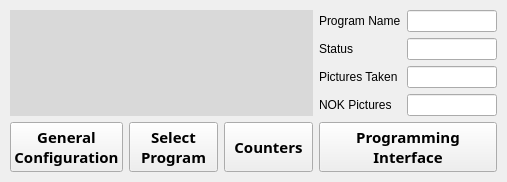
      <widget class="QWidget" name="ScreenMonitorMain">
       <layout class="QVBoxLayout" name="verticalLayout">
        <property name="leftMargin">
         <number>10</number>
        </property>
        <property name="topMargin">
         <number>10</number>
        </property>
        <property name="rightMargin">
         <number>10</number>
        </property>
        <property name="bottomMargin">
         <number>10</number>
        </property>
        <item>
         <layout class="QGridLayout" name="gridLayoutScreenMonitorMain">
          <item row="1" column="0">
           <widget class="QPushButton" name="buttonConfigScreenMonitorMain">
            <property name="sizePolicy">
             <sizepolicy hsizetype="Minimum" vsizetype="Fixed">
              <horstretch>1</horstretch>
              <verstretch>0</verstretch>
             </sizepolicy>
            </property>
            <property name="minimumSize">
             <size>
              <width>0</width>
              <height>50</height>
             </size>
            </property>
            <property name="font">
             <font>
              <family>Sitka</family>
              <pointsize>11</pointsize>
              <weight>75</weight>
              <bold>true</bold>
             </font>
            </property>
            <property name="text">
             <string>General
Configuration</string>
            </property>
           </widget>
          </item>
          <item row="1" column="1">
           <widget class="QPushButton" name="buttonSelectProgramScreenMonitorMain">
            <property name="sizePolicy">
             <sizepolicy hsizetype="Minimum" vsizetype="Fixed">
              <horstretch>1</horstretch>
              <verstretch>0</verstretch>
             </sizepolicy>
            </property>
            <property name="minimumSize">
             <size>
              <width>0</width>
              <height>50</height>
             </size>
            </property>
            <property name="font">
             <font>
              <family>Sitka</family>
              <pointsize>11</pointsize>
              <weight>75</weight>
              <bold>true</bold>
             </font>
            </property>
            <property name="text">
             <string>Select 
Program</string>
            </property>
           </widget>
          </item>
          <item row="1" column="2">
           <widget class="QPushButton" name="buttonCounterScreenMonitorMain">
            <property name="sizePolicy">
             <sizepolicy hsizetype="Minimum" vsizetype="Fixed">
              <horstretch>1</horstretch>
              <verstretch>0</verstretch>
             </sizepolicy>
            </property>
            <property name="minimumSize">
             <size>
              <width>0</width>
              <height>50</height>
             </size>
            </property>
            <property name="font">
             <font>
              <family>Sitka</family>
              <pointsize>11</pointsize>
              <weight>75</weight>
              <bold>true</bold>
             </font>
            </property>
            <property name="text">
             <string>Counters</string>
            </property>
           </widget>
          </item>
          <item row="0" column="0" colspan="3">
           <widget class="QLabel" name="labelImageScreenMonitorMain">
            <property name="palette">
             <palette>
              <active>
               <colorrole role="Base">
                <brush brushstyle="SolidPattern">
                 <color alpha="255">
                  <red>255</red>
                  <green>255</green>
                  <blue>255</blue>
                 </color>
                </brush>
               </colorrole>
               <colorrole role="Window">
                <brush brushstyle="SolidPattern">
                 <color alpha="255">
                  <red>217</red>
                  <green>217</green>
                  <blue>217</blue>
                 </color>
                </brush>
               </colorrole>
              </active>
              <inactive>
               <colorrole role="Base">
                <brush brushstyle="SolidPattern">
                 <color alpha="255">
                  <red>255</red>
                  <green>255</green>
                  <blue>255</blue>
                 </color>
                </brush>
               </colorrole>
               <colorrole role="Window">
                <brush brushstyle="SolidPattern">
                 <color alpha="255">
                  <red>217</red>
                  <green>217</green>
                  <blue>217</blue>
                 </color>
                </brush>
               </colorrole>
              </inactive>
              <disabled>
               <colorrole role="Base">
                <brush brushstyle="SolidPattern">
                 <color alpha="255">
                  <red>217</red>
                  <green>217</green>
                  <blue>217</blue>
                 </color>
                </brush>
               </colorrole>
               <colorrole role="Window">
                <brush brushstyle="SolidPattern">
                 <color alpha="255">
                  <red>217</red>
                  <green>217</green>
                  <blue>217</blue>
                 </color>
                </brush>
               </colorrole>
              </disabled>
             </palette>
            </property>
            <property name="autoFillBackground">
             <bool>true</bool>
            </property>
            <property name="text">
             <string/>
            </property>
            <property name="alignment">
             <set>Qt::AlignCenter</set>
            </property>
           </widget>
          </item>
          <item row="1" column="6">
           <widget class="QPushButton" name="buttonChangeToProgrammingMain">
            <property name="sizePolicy">
             <sizepolicy hsizetype="Minimum" vsizetype="Fixed">
              <horstretch>2</horstretch>
              <verstretch>0</verstretch>
             </sizepolicy>
            </property>
            <property name="minimumSize">
             <size>
              <width>0</width>
              <height>50</height>
             </size>
            </property>
            <property name="font">
             <font>
              <family>Sitka</family>
              <pointsize>11</pointsize>
              <weight>75</weight>
              <bold>true</bold>
             </font>
            </property>
            <property name="text">
             <string>Programming
Interface</string>
            </property>
           </widget>
          </item>
          <item row="0" column="6">
           <layout class="QFormLayout" name="formLayoutScreenMonitorMain">
            <item row="0" column="0">
             <widget class="QLabel" name="labelProgramNameScreenMonitorMain">
              <property name="text">
               <string>Program Name</string>
              </property>
             </widget>
            </item>
            <item row="0" column="1">
             <widget class="QLineEdit" name="lineEditProgramNameScreenMonitorMain">
              <property name="readOnly">
               <bool>true</bool>
              </property>
             </widget>
            </item>
            <item row="1" column="0">
             <widget class="QLabel" name="labelProgramStatusScreenMonitorMain">
              <property name="text">
               <string>Status</string>
              </property>
             </widget>
            </item>
            <item row="1" column="1">
             <widget class="QLineEdit" name="lineEditProgramStatusScreenMonitorMain">
              <property name="readOnly">
               <bool>true</bool>
              </property>
             </widget>
            </item>
            <item row="2" column="0">
             <widget class="QLabel" name="labelPicturesTakenScreenMonitorMain">
              <property name="text">
               <string>Pictures Taken</string>
              </property>
             </widget>
            </item>
            <item row="2" column="1">
             <widget class="QLineEdit" name="lineEditPicturesTakenScreenMonitorMain">
              <property name="dragEnabled">
               <bool>false</bool>
              </property>
              <property name="readOnly">
               <bool>true</bool>
              </property>
             </widget>
            </item>
            <item row="3" column="0">
             <widget class="QLabel" name="labelNOKPicturesScreenMonitorMain">
              <property name="text">
               <string>NOK Pictures</string>
              </property>
             </widget>
            </item>
            <item row="3" column="1">
             <widget class="QLineEdit" name="lineEditNOKPicturesScreenMonitorMain">
              <property name="readOnly">
               <bool>true</bool>
              </property>
             </widget>
            </item>
           </layout>
          </item>
         </layout>
        </item>
       </layout>
      </widget>
